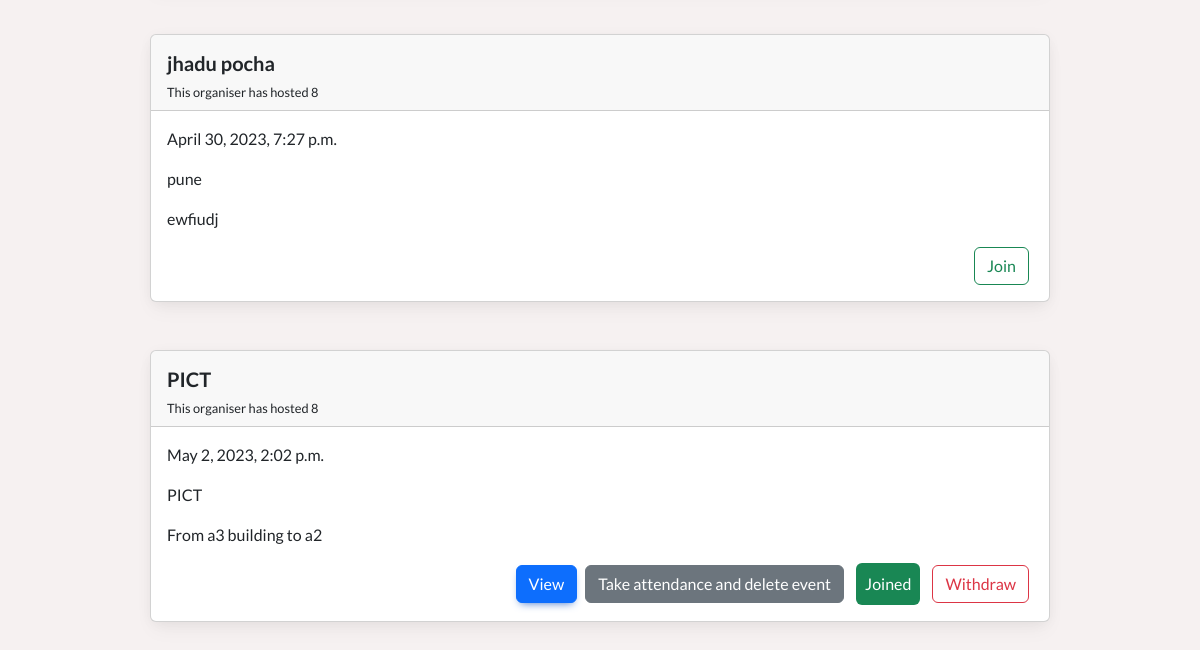
Before: /joinlist/ (signed in, lower part) with the older database file.
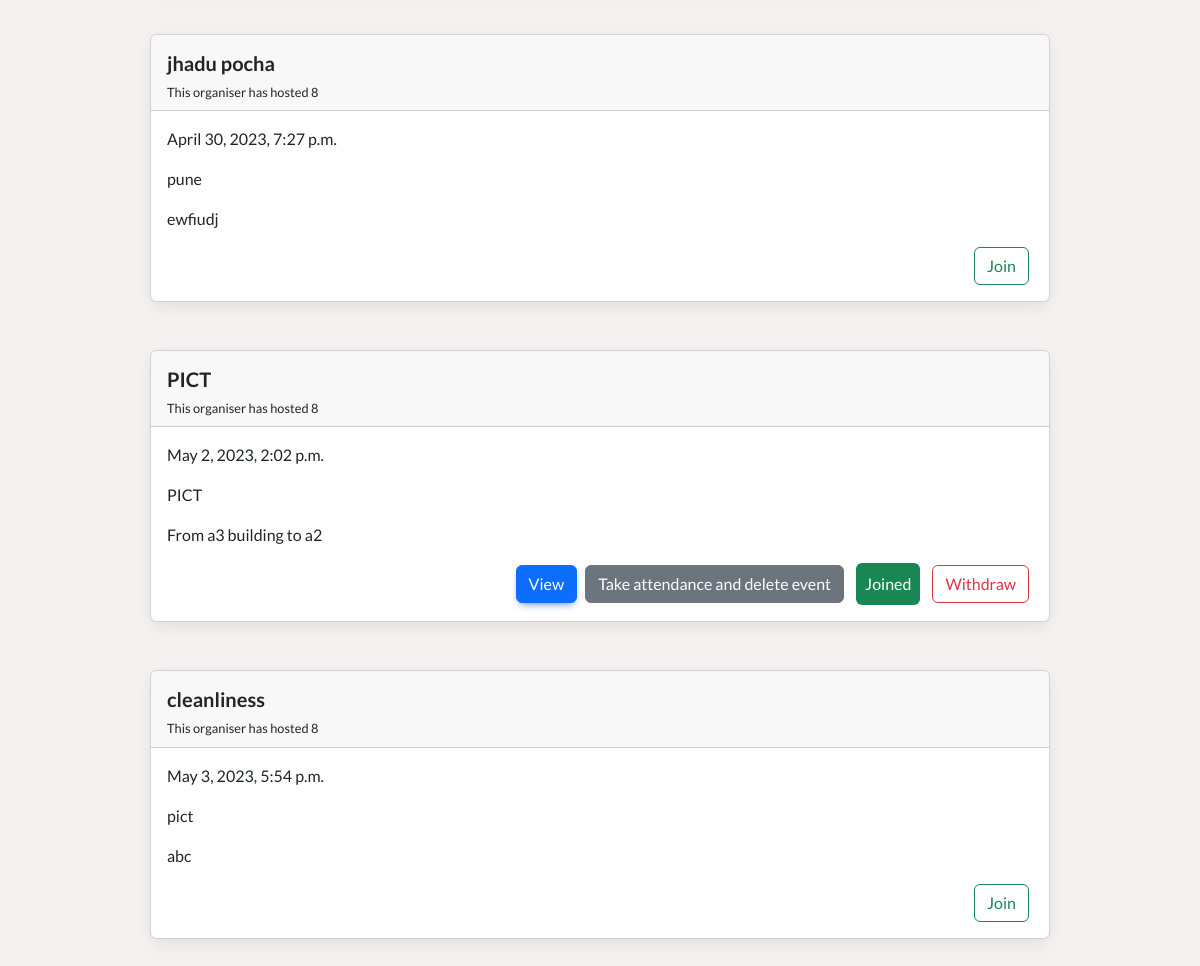
After: the same page with the newer database file.
### hostdrives/models.py (models this page shows, shortened)
class drive(models.Model):
    organizer=models.ForeignKey(User,on_delete=models.CASCADE)
    name=models.CharField(max_length=255)
    date=models.DateTimeField()
    description=models.TextField()
    location=models.CharField(max_length=255)
    attendees=models.ManyToManyField(User,related_name='attending_events',null=True)

class websiteUser(models.Model):
    user=models.OneToOneField(User,on_delete=models.CASCADE)
    phone=models.CharField(max_length=10)
    hosted=models.IntegerField(blank=True)
    attended=models.IntegerField(blank=True)

### hostdrives/views.py (the view)
# urls.py: path("joinlist/",views.joinlist,name='joinlist'),
@login_required(redirect_field_name='login')
def joinlist(request):
    driveset=models.drive.objects.all()
    userinfo=models.websiteUser.objects.get(user=request.user)
    return render(request,"hostdrives/joinlist.html",{"drives": driveset,"userinfo":userinfo})

### hostdrives/templates/hostdrives/joinlist.html (shortened to what this page needs)
{%load static%}
<html lang="en">
<head class="m-0 w-100 h-auto p-0 d-flex">
    <link rel="stylesheet" href="{% static 'hostdrives/join.css'%}">
    <link
    href="https://cdnjs.cloudflare.com/ajax/libs/font-awesome/6.0.0/css/all.min.css"
    rel="stylesheet"
    />
    <link
    href="https://cdnjs.cloudflare.com/ajax/libs/mdb-ui-kit/6.2.0/mdb.min.css"
    rel="stylesheet"
    />
    <link rel="stylesheet" href="https://cdn.jsdelivr.net/npm/bootstrap@4.0.0/dist/css/bootstrap.min.css">
    <link href="https://cdn.jsdelivr.net/npm/bootstrap@5.3.0-alpha3/dist/css/bootstrap.min.css" rel="stylesheet">
</head>
<body class="m-0 w-100 h-auto p-0 flex-column d-flex" style="  font-family: 'Lato', sans-serif !important; background-color: #F6F1F1 !important;">
    <div class="d-flex pt-5 flex-column w-100 h-auto">
        {%for drive in drives%}
        <div class="card card-mod mb-5 mx-auto" style="width: 75vw;">
          <div class="card-header   d-flex flex-column">
            <h5 class="card-title fw-semibold py-2 my-auto">{{drive.name}}</h5>
            <div style="font-size:0.8rem;">This organiser has hosted {{userinfo.hosted}}</div>
          </div>
            <div class="card-body">
              <p class="card-text">{{drive.date}}</p>
              <p class="card-text">{{drive.location}}</p>
              <p class="card-text">{{drive.description}}</p>
              <div class="d-flex justify-content-end ">
                    {%if drive.organizer == request.user%}
                    <button type="button" class="btn btn-primary my-auto mx-1 d-flex" data-bs-toggle="modal" data-bs-target="#exampleModal{{drive.id}}">
                      View
                    </button>
                    {%endif%}
                    {%if drive.organizer == request.user%}
                    <button type="button" class="btn btn-secondary my-auto mx-1" data-bs-toggle="modal" data-bs-target="#exampleModal2{{drive.id}}">
                      Take attendance and delete event
                    </button>
                    {%endif%}
                    {%if not request.user in drive.attendees.all%}
                    <a href="{% url 'join' drive.id %}" class="btn btn-outline-success my-auto mx-1" >Join</a>
                    {%else%}
                    <div class="alert p-2 text-white mx-2 my-auto"  style="background-color: #198754;" role="alert">
                      Joined
                    </div>
                    <a href="{% url 'withdraw' drive.id %}" class="btn btn-outline-danger my-auto mx-1">Withdraw</a>
                    {%endif%}
              </div>
            </div>
        </div>
        {% endfor %}
    </div>
    <script src="https://cdn.jsdelivr.net/npm/bootstrap@5.3.0-alpha3/dist/js/bootstrap.bundle.min.js"></script></body>
</html>

Changed rows visible on the page:
added drive: name "cleanliness", {{ userinfo.hosted }} "8", date "May 3, 2023, 5:54 p.m.", location "pict", description "abc", shows "Join"
